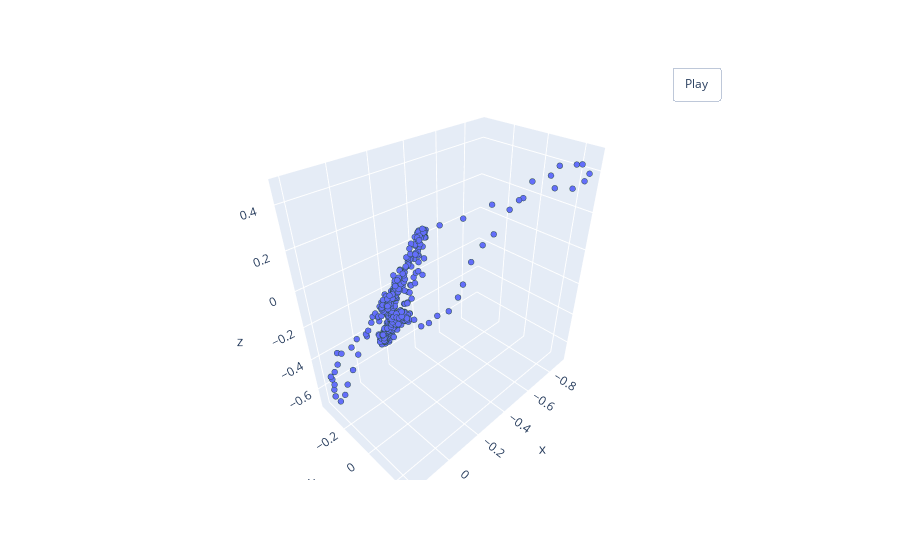

Notebook cell for this chart:
### Markdown cell above
__Пример добавления небольшого шума:__

### Code cell
sampled_point_cloud = RandomNoise(std=0.01)(norm_pointcloud)
pcshow(*sampled_point_cloud.T)

### Figure 1 — Plotly figure (JSON) as saved in the notebook; plotly's stock layout.template omitted (floating-point values rounded to 4 significant figures; data arrays with more than 128 entries replaced by an {"elided": "..."} marker saying what was removed)
{"data": [{"marker": {"line": {"color": "DarkSlateGrey", "width": 2}, "size": 2}, "mode": "markers", "type": "scatter3d", "x": {"elided": "607 float values"}, "y": {"elided": "607 float values"}, "z": {"elided": "607 float values"}}], "layout": {"updatemenus": [{"buttons": [{"args": [null, {"frame": {"duration": 50, "redraw": true}, "fromcurrent": true, "mode": "immediate", "transition": {"duration": 0}}], "label": "Play", "method": "animate"}], "pad": {"r": 10, "t": 45}, "showactive": false, "type": "buttons", "x": 0.8, "xanchor": "left", "y": 1, "yanchor": "bottom"}]}}
